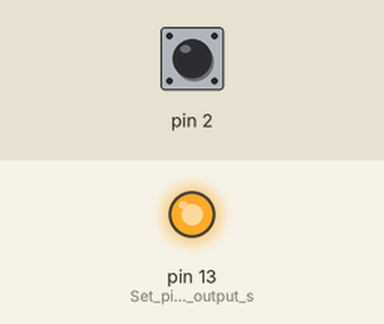
Bench run of a sketch on a simulated Arduino Uno, built with avr-gcc and run on an emulated ATmega328P. Parts: output pins drawn as LEDs (lit = HIGH). The inputs (shaded band) are chosen by the test bench; at power-on: pin 2 HIGH. Sleep ends after the set time or at an interrupt.

Above: at 0.1 s.
At 1.2 s:
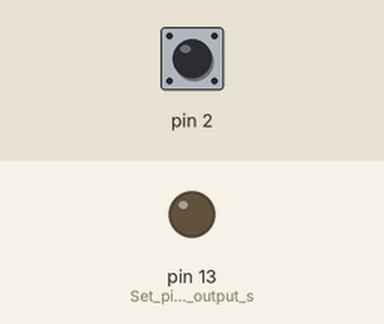
Timing chart, 0 to 2.7 s (numbered marks = the images above):
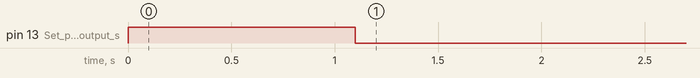

Measured:
- by itself, pin 13 (Set_pin_13_as_an_output_s): HIGH → LOW at 1.1 s

The sketch:

ArduinoSleepMode.ino
```cpp
//From: http://www.engblaze.com/hush-little-microprocessor-avr-and-arduino-sleep-mode-basics/

#include <avr/interrupt.h>
#include <avr/power.h>
#include <avr/sleep.h>
#include <avr/io.h>

void setup()
{
	DDRD &= B00000011;		//Set Arduino pins 2 to 7 as inputs, leave 0 & 1 (RX & TX) as is
	DDRB = B00000000;		//Set pins 8 to 13 as inputs
	PORTD |= B11111100;		//Enable pullups on pins 2 to 7, leave pins 0 & 1 alone
	PORTB |= B11111111;		//Enable pullups on pins 8 to 13
	pinMode(13, OUTPUT);	//Set pin 13 as an output so we can use LED to monitor

}

void loop(void)
{
	//Stay awake for 1 second, then sleep
	//LED turns off when sleeping, then back on upon wake
	delay(1000);
	sleepNow();
}

void sleepNow()
{
	//Set pin 2 as interrupt and attach handler:
	attachInterrupt(0, pinInterrupt, LOW);
	delay(100);

	//Choose preferred sleep mode:
	set_sleep_mode(SLEEP_MODE_PWR_DOWN);

	//Set sleep enable (SE) bit:
	sleep_enable();

	//Put the device to sleep:
	digitalWrite(13,LOW); //Turn LED off to indicate sleep
	sleep_mode();

	//Sketch resumes here
	sleep_disable();
	digitalWrite(13,HIGH); //Turn LED on to indicate wake
}

void pinInterrupt(void)
{
	detachInterrupt(0);
}
```
